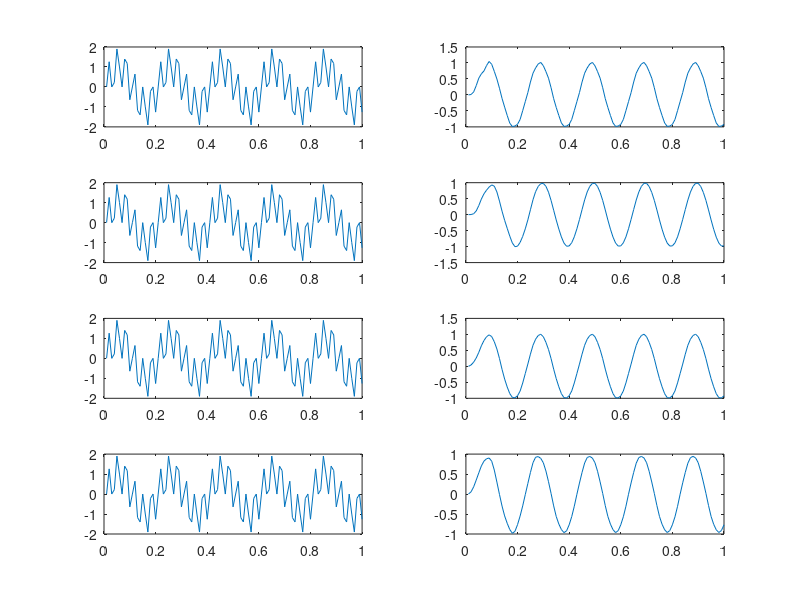

Write the MATLAB code that produced this figure.
N=6;
pr=1;
sa=40;
wn=2000;
ws=10000;
t=1:1:100;
fs=10000;
ts=1/fs;
f1=500;
f2=3000;
xt=sin(2*pi*f1*t) + sin(2*pi*f2*t);
xs=zeros(100,1);
for i=1:100
    xs(i)=sin(2*pi*f1*(i-1)*ts) + sin(2*pi*f2*(i-1)*ts);
end
subplot(4,2,1);
plot(t/100,xs);
[b,a]=butter(N,(wn/(ws/2)));
ys=filter(b,a,xs);
subplot(4,2,2);
plot(t/100,ys);
subplot(4,2,3);
plot(t/100,xs);
[b,a]=cheby1(N,pr,(wn/(ws/2)));
ys=filter(b,a,xs);
subplot(4,2,4);
plot(t/100,ys);
subplot(4,2,5);
plot(t/100,xs);
[b,a]=cheby2(N,sa,(wn/(ws/2)));
ys=filter(b,a,xs);
subplot(4,2,6);
plot(t/100,ys);
subplot(4,2,7);
plot(t/100,xs);
[b,a]=ellip(N,pr,sa,(wn/(ws/2)));
ys=filter(b,a,xs);
subplot(4,2,8);
plot(t/100,ys);